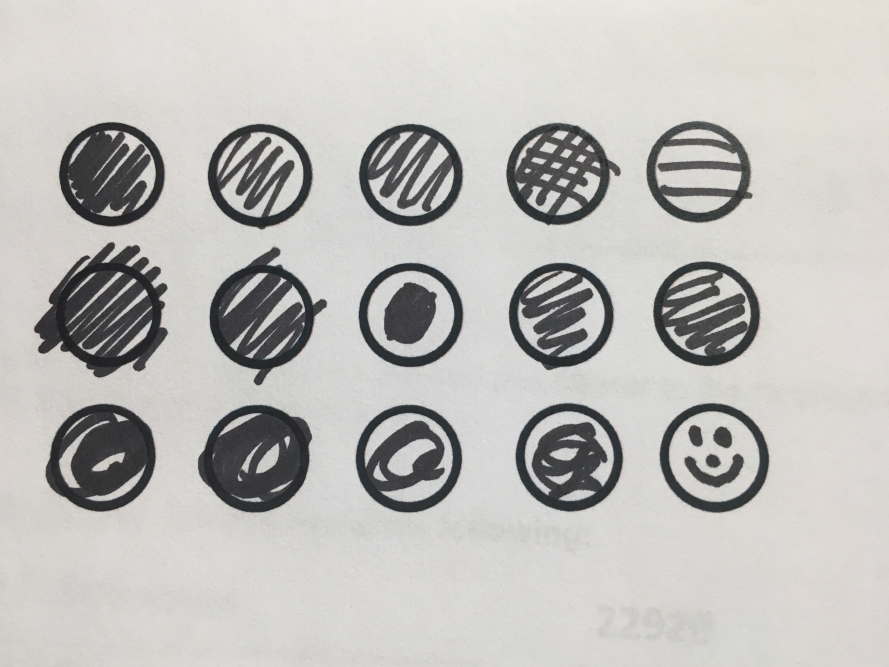
#> input picture printedSheet.jpg, 3556 x 2668 px (shown at 1/4 size)
$ python main.py
#> lines starting #> are read from the running program, lines starting #| are printed output that depends on the picture; after the words box and inside, x2 and y2 are one past the last pixel; in counts of white or black regions, pixels touching at a corner belong together
import numpy as np
import cv2 as cv

#By: Ethan Childerhose
#Written July 30th, 2018
#
#TODO create sheet
#TODO add restful upload
#TODO add scanner transfer protocol

#all measurements in pixels

#Circle Filtering Tolerances
minCircle = 30
maxCircle = 50

#minimum distance circles can be to each other
minCircleDis = 80

#row and column grouping tolerances
rowTolerance = 40
colTolerance = 40

#circle radius
radius = 0

#Verifies if a circle is in a given row or column
def isInList(tolerance, list, item):
    for i in list:
        if(abs(int(i) - int(item)) <= tolerance):
            return True

    return False

#Find circles in image
def getCircles(image):
    circles = cv.HoughCircles(image, cv.HOUGH_GRADIENT, 1, minCircleDis, param1=22, param2=30, minRadius=minCircle, maxRadius=maxCircle)

    circles = np.uint16(np.around(circles))

    return circles

#find rows
def getRowCords(cricles, v):
    row = []

    for circle in circles[0]:
        if(len(row) == 0):
            row.append(circle[1])

        if (not isInList(rowTolerance, row, circle[1])):
            row.append(circle[1])

    row.sort()

    if(v):
        print(row)

    return row

#find columns
def getColCords(circles, v):
    col = []

    for circle in circles[0]:
        if(len(col) == 0):
            col.append(circle[0])

        if(not isInList(colTolerance, col, circle[0])):
            col.append(circle[0])

    col.sort()

    if(v):
        print(col)

    return col

#find avg circle radius
def getRadius(circles, v):
    avg = 0

    for circle in circles[0]:
        avg += circle[2]

    if(v):
        print(avg / len(circles[0]))

    return avg / len(circles[0])

#generate true false list for circles
def generateMasterList(cols, rows, img):

    master = []

    for i in rows:
        tempList = []
        for q in cols:
            height,width = img.shape
            mask = np.zeros((height,width), np.uint8)

            cv.circle(mask, (q, i),radius, 255, 1)
            print("Mask Val = " + str(cv.mean(img, mask)[0]) + ", x = " + str(q) + ", y = " + str(i))
            if(cv.mean(img, mask)[0] < 100):
                print("TRUE FOUND", q, i)
                tempList.append(True)
            else:
                tempList.append(False)

        master.append(tempList)

    return master

#read in the image
img = cv.imread("printedSheet.jpg", 0)
#> img: shape (2668, 3556); min 16, max 237, mean 189.6

#scale image down
img = cv.resize(img, (0,0), fx=0.25, fy=0.25)
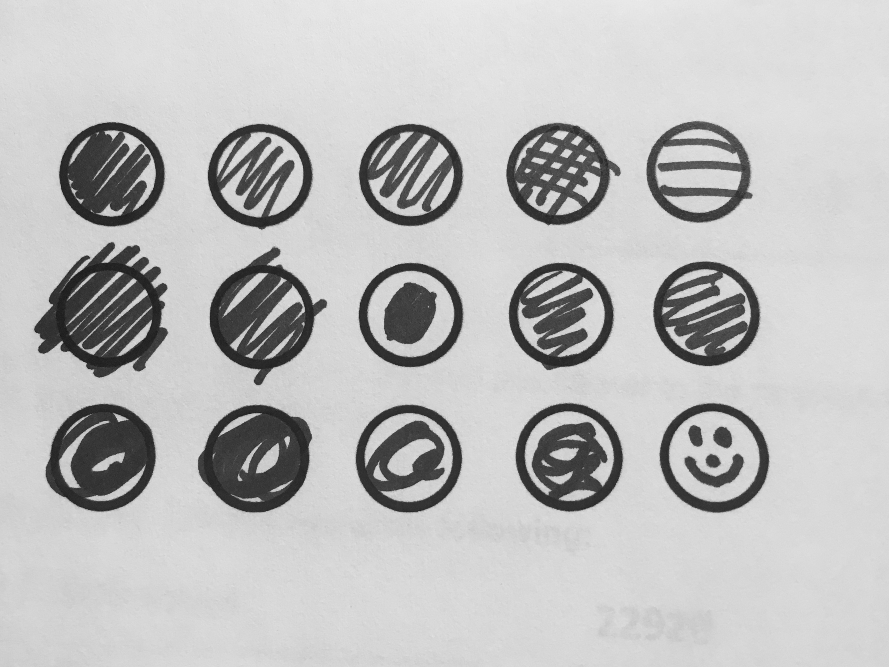
#> img: shape (667, 889); min 22, max 236, mean 189.7

#colour image for output
imgClr = cv.cvtColor(img, cv.COLOR_GRAY2BGR)

#get circles
circles = getCircles(img)
#> in getCircles, `circles = cv.HoughCircles(image, cv.HOUGH_GRADIENT, 1, minCircleDis, p..`: circles = 15 rows, first 8: [695.5, 170.5, 49.4], [111.5, 173.5, 43.8], [568.5, 456.5, 44.9], [100.5, 461.5, 49.4], [709.5, 315.5, 49.4], [256.5, 455.5, 42.7], [260.5, 173.5, 42.7], [709.5, 458.5, 49.4]
#> in getCircles, `circles = np.uint16(np.around(circles))`: circles = 15 rows, first 8: [696, 170, 49], [112, 174, 44], [568, 456, 45], [100, 462, 49], [710, 316, 49], [256, 456, 43], [260, 174, 43], [710, 458, 49]

#get rows and columns
cols = getColCords(circles, True)
#> the loop in getColCords, `for circle in circles[0]:` made 15 passes
#> circle on passes 1 to 12: [696, 170, 49], [112, 174, 44], [568, 456, 45], [100, 462, 49], [710, 316, 49], [256, 456, 43], [260, 174, 43], [710, 458, 49], [406, 462, 49], [558, 172, 43], [406, 174, 47], [558, 312, 49]
#> after the loop in getColCords, `for circle in circles[0]:`: col = [696, 112, 568, 256, 406]
#| [112, 256, 406, 568, 696]
#> cols = [112, 256, 406, 568, 696]
rows = getRowCords(circles, True)
#> the loop in getRowCords, `for circle in circles[0]:` made 15 passes
#> after the loop in getRowCords, `for circle in circles[0]:`: row = [170, 456, 316]
#| [170, 316, 456]
#> rows = [170, 316, 456]

#get circles radius
radius = getRadius(circles, False)
#> the loop in getRadius, `for circle in circles[0]:` made 15 passes
#> (circle, avg) on passes 1 to 12: ([696, 170, 49], 49), ([112, 174, 44], 93), ([568, 456, 45], 138), ([100, 462, 49], 187), ([710, 316, 49], 236), ([256, 456, 43], 279), ([260, 174, 43], 322), ([710, 458, 49], 371), ([406, 462, 49], 420), ([558, 172, 43], 463), ([406, 174, 47], 510), ([558, 312, 49], 559)
#> after the loop in getRadius, `for circle in circles[0]:`: avg = 694
#> radius = 46.27

#generate master
mast = generateMasterList(cols, rows, img)
#> the loop in generateMasterList, `for i in rows:` made 3 passes
#> i on passes 1 to 3: 170, 316, 456
#> (printed output is left out)
#> after the loop in generateMasterList, `for i in rows:`:
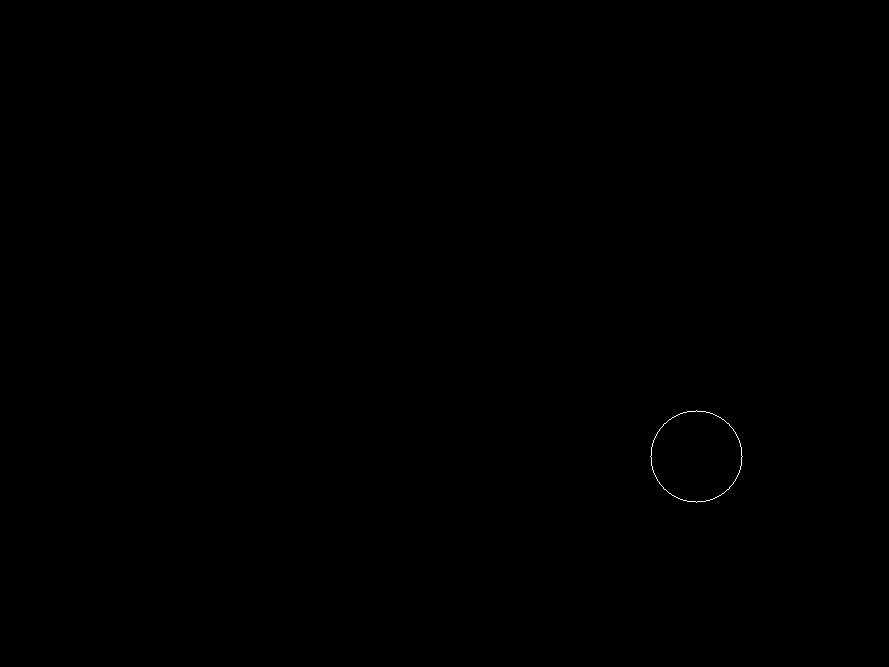
#> mask: shape (667, 889); 0.04% white in thin lines or dots, all inside (x1, y1, x2, y2) = (650, 410, 743, 503)
#> after the loop in generateMasterList, `for i in rows:`: master = [[True, False, False, False, True], [True, True, False, False, False], [False, True, False, True, False]]
#> mast has the same summary as master in generateMasterList
print(mast)
#| [[True, False, False, False, True], [True, True, False, False, False], [False, True, False, True, False]]

#overlay master on original image
for x in range(len(mast)):
    for y in range(len(mast[0])):
        if(mast[x][y]):
            cv.circle(imgClr, (cols[y], rows[x]), radius, (0, 255, 0), 2)
        else:
            cv.circle(imgClr, (cols[y], rows[x]), radius, (255, 0, 0), 2)
#> this loop made 3 passes
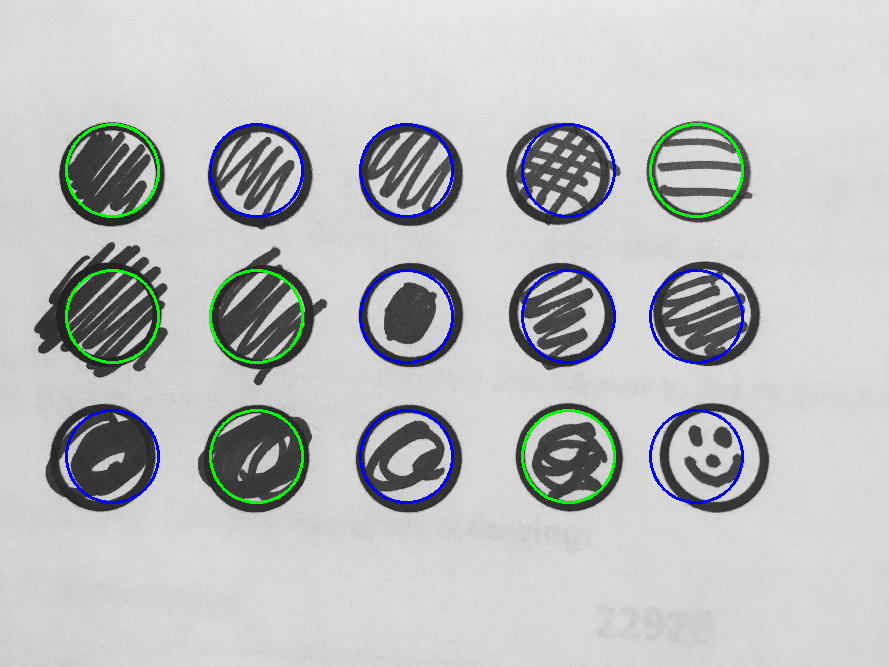
#> imgClr: shape (667, 889, 3); mean B, G, R 190.9, 189.8, 187.6

#show everything
cv.imshow('detected circles', imgClr)
cv.waitKey(0)
cv.destroyAllWindows()

$ run again, with BBLCAMCrop.jpg copied over printedSheet.jpg
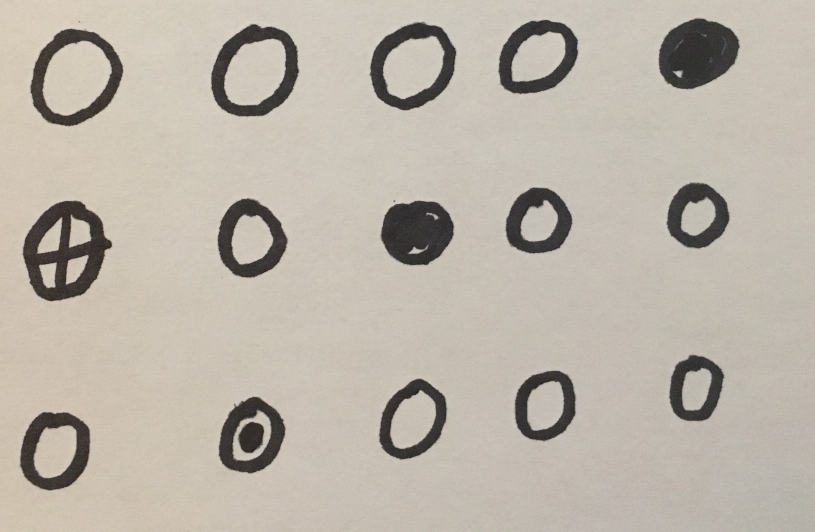
#> input picture BBLCAMCrop.jpg, 2443 x 1594 px (shown at 1/3 size)
#> in getCircles, `circles = cv.HoughCircles(image, cv.HOUGH_GRADIENT, 1, minCircleDis, p..`: circles = [[316.5, 61.5, 43.8], [55.5, 57.5, 32.7], [419.5, 52.5, 45], [58.5, 186.5, 33.8], [194.5, 60.5, 33.8]]
#> in getCircles, `circles = np.uint16(np.around(circles))`: circles = [[316, 62, 44], [56, 58, 33], [420, 52, 45], [58, 186, 34], [194, 60, 34]]
#> the loop in getColCords, `for circle in circles[0]:` made 5 passes
#> after the loop in getColCords, `for circle in circles[0]:`: col = [316, 56, 420, 194]
#| [56, 194, 316, 420]
#> cols = [56, 194, 316, 420]
#> the loop in getRowCords, `for circle in circles[0]:` made 5 passes
#> after the loop in getRowCords, `for circle in circles[0]:`: row = [62, 186]
#| [62, 186]
#> the loop in getRadius, `for circle in circles[0]:` made 5 passes
#> (circle, avg) on passes 1 to 5: ([316, 62, 44], 44), ([56, 58, 33], 77), ([420, 52, 45], 122), ([58, 186, 34], 156), ([194, 60, 34], 190)
#> after the loop in getRadius, `for circle in circles[0]:`: avg = 190
#> radius = 38
#> the loop in generateMasterList, `for i in rows:` made 2 passes
#> i on passes 1 to 2: 62, 186
#> (printed output is left out)
#> after the loop in generateMasterList, `for i in rows:`:
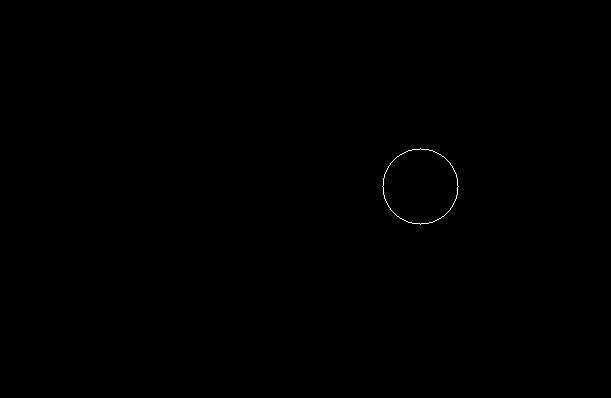
#> mask: shape (398, 611); 0.09% white in thin lines or dots, all inside (x1, y1, x2, y2) = (382, 148, 459, 225)
#> after the loop in generateMasterList, `for i in rows:`: master = [[False, False, False, False], [False, False, False, False]]
#> mast has the same summary as master in generateMasterList
#| [[False, False, False, False], [False, False, False, False]]
#> the loop `for x in range(len(mast)):` made 2 passes
#> after the loop `for x in range(len(mast)):`:
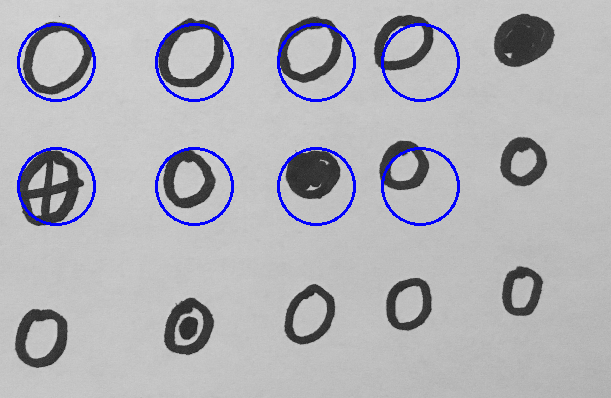
#> imgClr: shape (398, 611, 3); mean B, G, R 183, 177, 177
